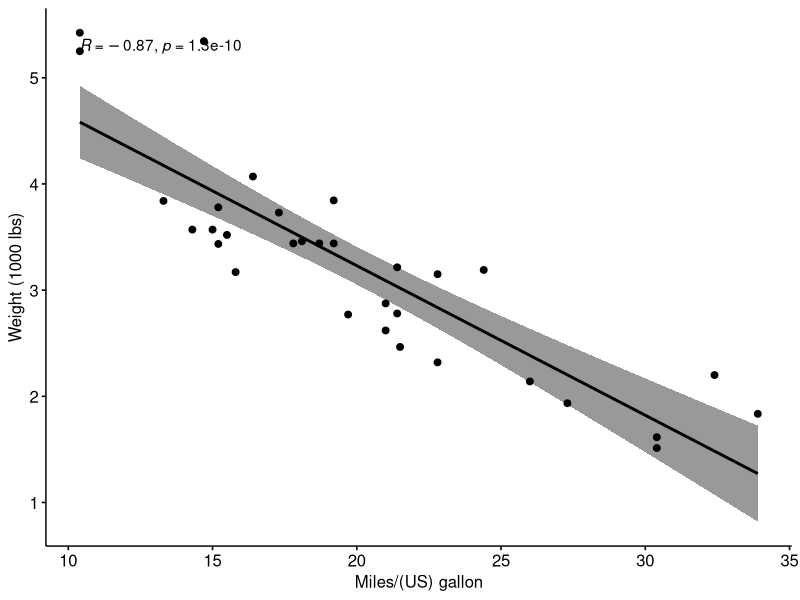
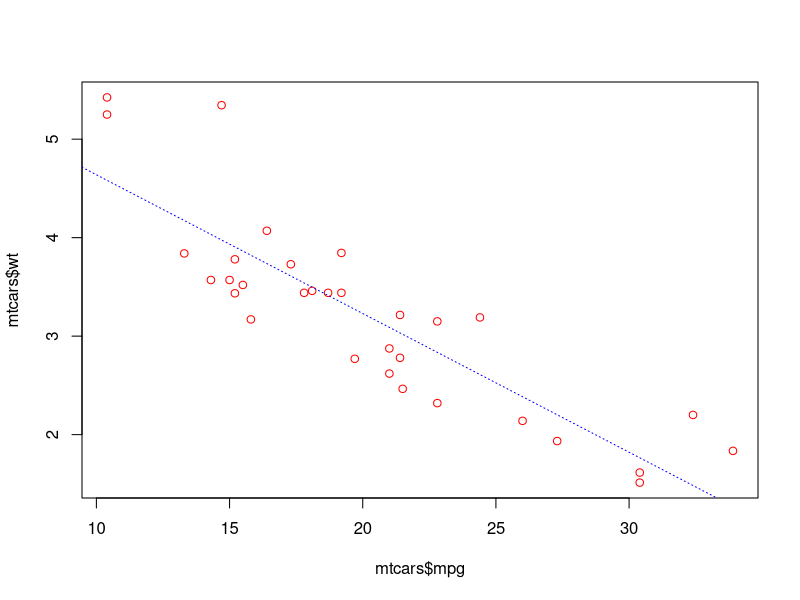

Write R code to recreate these figures, in order.
library("ggpubr")
ggscatter(mtcars, x = "mpg", y = "wt", 
          add = "reg.line", conf.int = TRUE, 
          cor.coef = T, cor.method = "pearson",
          xlab = "Miles/(US) gallon", ylab = "Weight (1000 lbs)")
# p is the p-value of Pearson's product-moment correlation
# where the null hypothesis is correlation 0 
# and alternative hypothesis correlation different than 0
cor.test(mtcars$wt, mtcars$mpg, method = "pearson")
plot(mtcars$mpg, mtcars$wt, col="red")
model=lm(mtcars$wt~mtcars$mpg)
summary(model)
abline(model, col="blue", lty=3)
